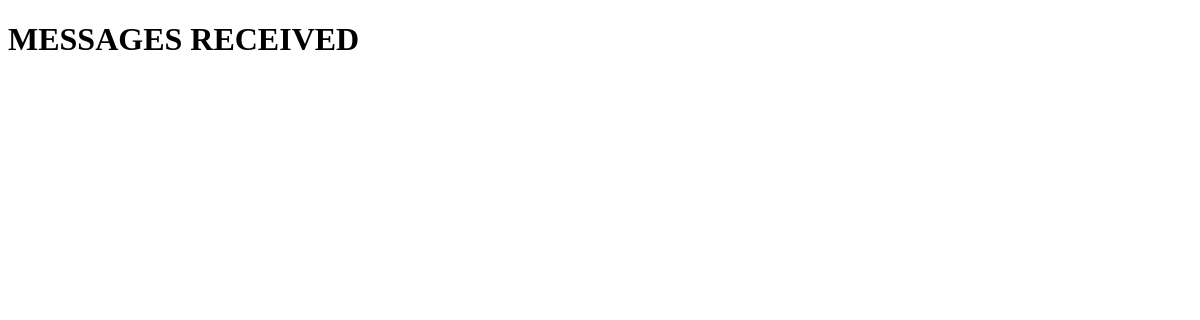
The page /details/ on the database as committed earlier.
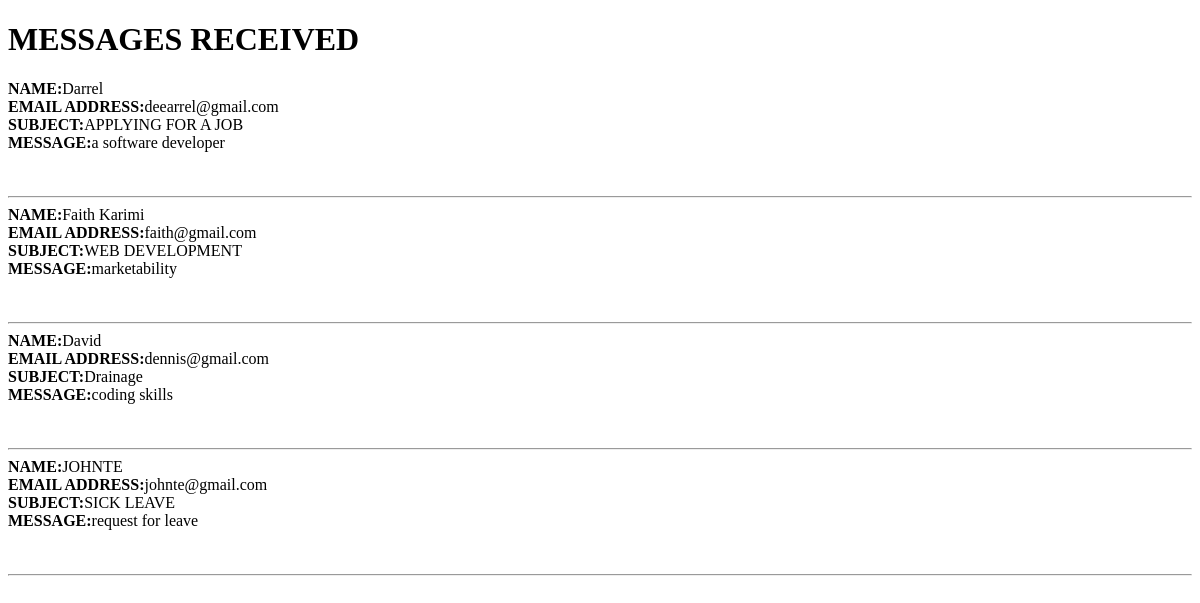
The same page on the database as committed later.
### hospitalapp/models.py (models this page shows, shortened)
class Message(models.Model):
    name = models.CharField(max_length=200)
    email = models.EmailField()
    subject = models.CharField(max_length=200)
    message = models.TextField()

### hospitalapp/views.py (the view)
# urls.py: path('details/', views.detail, name='detail'),
def detail(request):
    details = Message.objects.all()
    return render(request,'details.html',{'details':details})

### templates/details.html (shortened to what this page needs)
<!doctype html>
<html lang="en">
<head>
</head>
<body>
<h1>MESSAGES RECEIVED</h1>
{% for message in details %}
<b>NAME:</b>{{ message.name }}<br>
<b>EMAIL ADDRESS:</b>{{ message.email }}<br>
<b>SUBJECT:</b>{{ message.subject }}<br>
<b>MESSAGE:</b>{{ message.message }} <br><br><br>
    <hr>
{% endfor %}
</body>
</html>

Rows that differ between the two databases and show on the page:
added Message: name "Darrel", email "deearrel@gmail.com", subject "APPLYING FOR A JOB", message "a software developer"
added Message: name "Faith Karimi", email "faith@gmail.com", subject "WEB DEVELOPMENT", message "marketability"
added Message: name "David", email "dennis@gmail.com", subject "Drainage", message "coding skills"
added Message: name "JOHNTE", email "johnte@gmail.com", subject "SICK LEAVE", message "request for leave"
